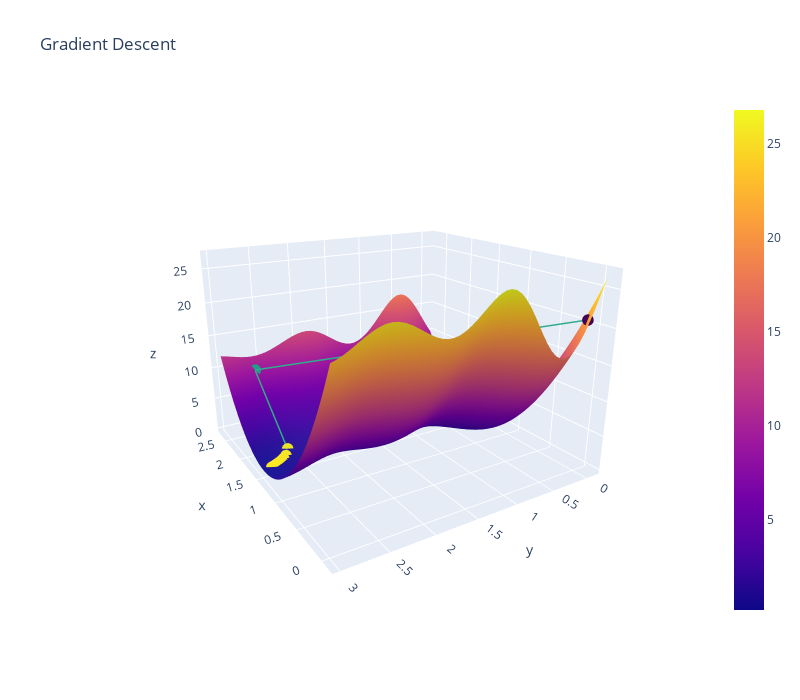

The notebook cell this image was saved under:
### Code cell
# Run me to see another 3D plot (gradient descent with decaying alpha)
plot_3d(bs_decay[:, 0], bs_decay[:, 1], loss_decay, average_squared_loss, sin_model, x, y)
